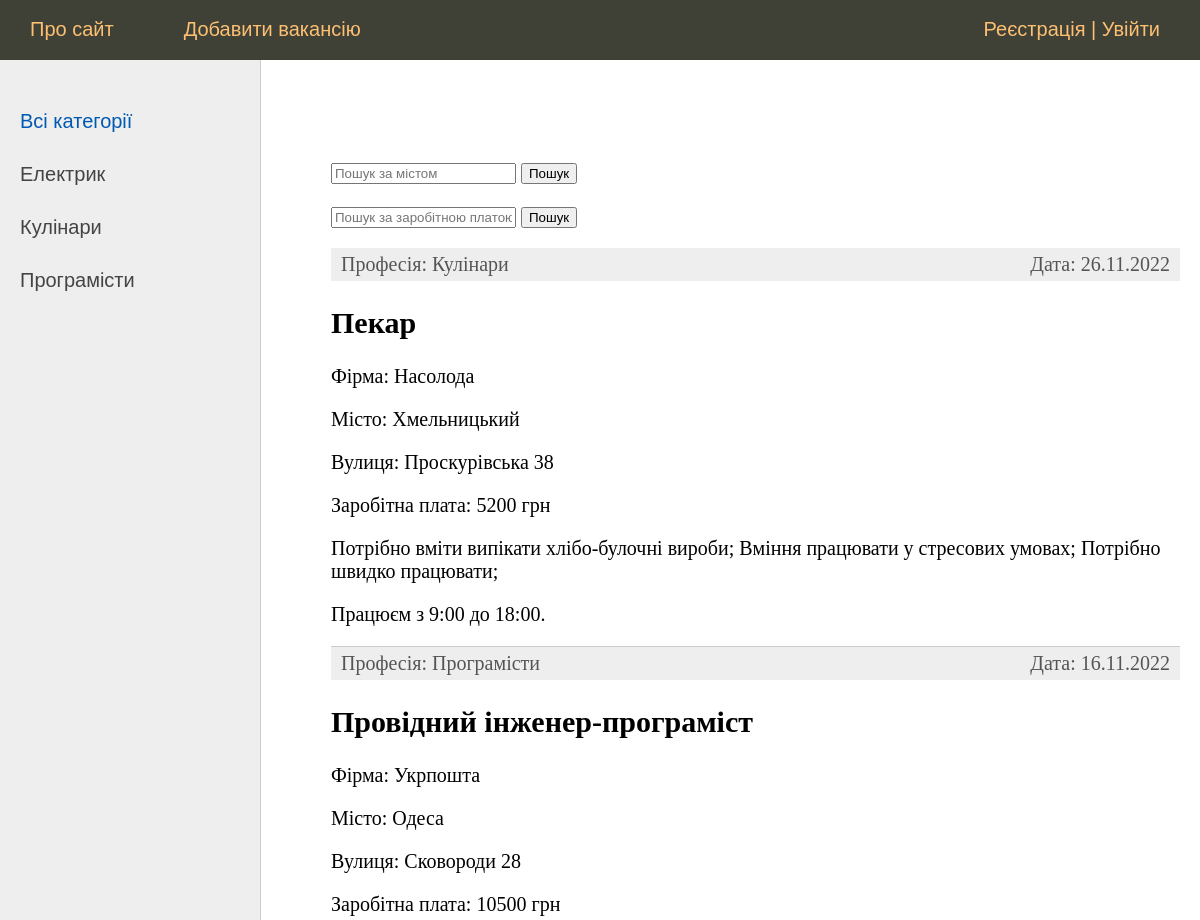
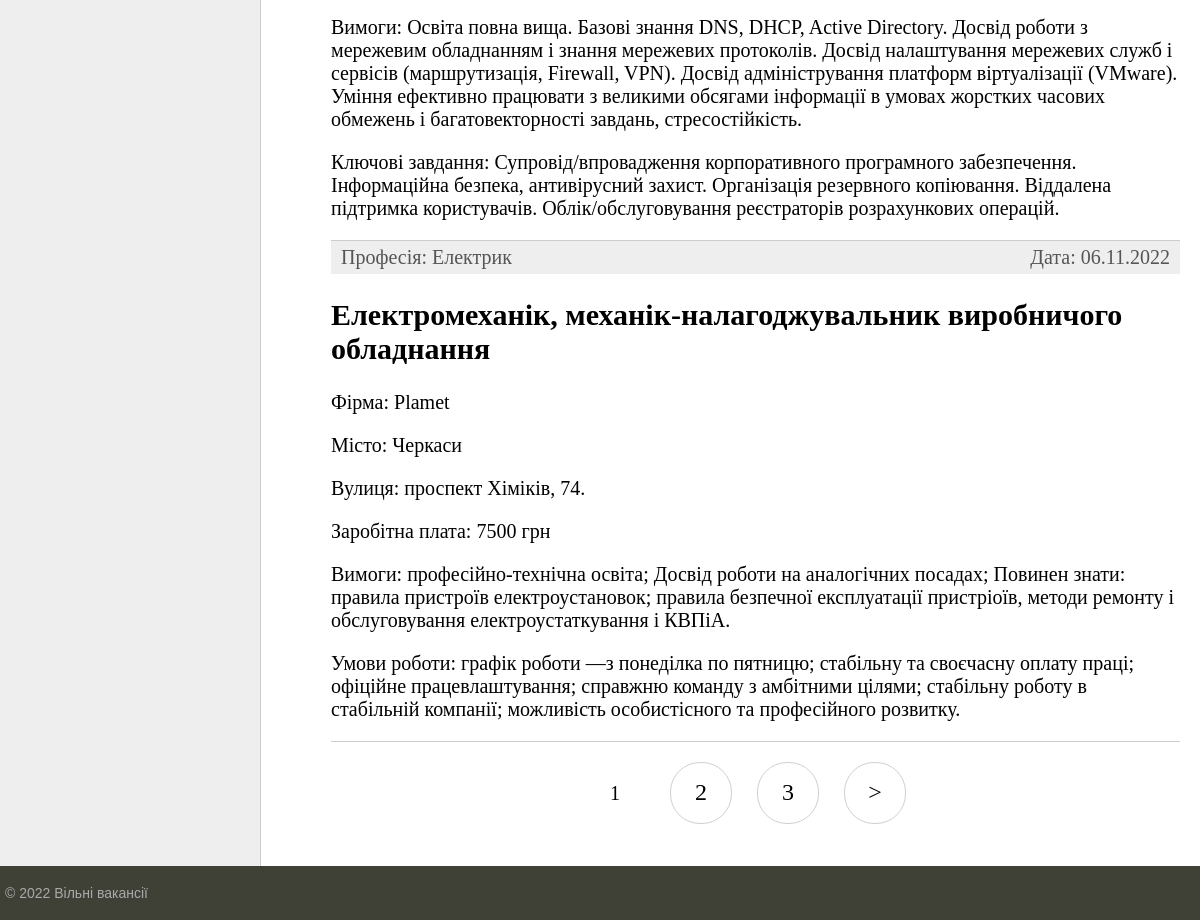
The page / on the database its author committed (2 pictures, top to bottom).
### vacancies/models.py (models this page shows, shortened)
class Profession(models.Model):
    name = models.CharField(max_length=100, db_index=True, verbose_name='Професія')
    def __str__(self):
        return self.name
    def get_absolute_url(self):
        return  reverse('profession', kwargs={'pr_id': self.pk})
    class Meta:
        verbose_name = 'Професія'
        verbose_name_plural ='Професія'
        ordering = ['id']

class Vacancies(models.Model):
    posada = models.CharField(max_length=255, verbose_name="Посада")
    firma = models.CharField(max_length=255, verbose_name="Фірма")
    city = models.CharField(max_length=255, null=True, verbose_name="Місто")
    street = models.CharField(max_length=255, null=True, verbose_name="Вулиця")
    salary = models.IntegerField(verbose_name="Заробітна плата", null=True)
    vumogu = models.TextField(blank=True, verbose_name="Вимоги")
    responsibilities = models.TextField(blank=True, verbose_name="Умови праці")
    time_create = models.DateTimeField(auto_now_add=True, verbose_name="Дата опублікування")
    pr = models.ForeignKey('Profession', on_delete=models.PROTECT,  verbose_name="Професії")
    class Meta:
        verbose_name = 'Вільні вакансії'
        verbose_name_plural = 'Вільні вакансії'
        ordering = ['-time_create']

### vacancies/views.py (the view)
# urls.py: path('', VacanciesHome.as_view(), name='home'),
class VacanciesHome(DataMixin,ListView):
    paginate_by = 3
    model = Vacancies
    template_name = 'vacancies/index.html'
    context_object_name = 'posts'
    def get_context_data(self, *, object_list=None, **kwargs):
        context = super().get_context_data(**kwargs)
        c_def = self.get_user_context(title="Головна сторінка")
        user_menu = menu.copy()
        if not self.request.user.is_authenticated:
            user_menu.pop(2)
        context['menu'] = user_menu
        if not self.request.user.is_superuser:
            user_menu.pop(1)
        context['menu'] = user_menu
        return dict(list(context.items()) + list(c_def.items()))

### vacancies/templatetags/vacancies_tag.py (called while the page is built)
@register.inclusion_tag('vacancies/list_categories.html')
def show_profession(sort:None, cat_selected=0):
    if not sort:
        cats = Profession.objects.all()
    else:
        cats = Profession.objects.order_by(sort)
    return {"cats": cats, "cat_selected": cat_selected}

### vacancies/utils.py (called while the page is built)
    def get_user_context(self, **kwargs):
        context = kwargs
        cats = Profession.objects.all()
        user_menu = menu.copy()
        if not self.request.user.is_authenticated:
            user_menu.pop(2)
        context['menu'] = user_menu
        context['cats'] = cats
        if 'cat_selected' not in context:
            context['cat_selected'] = 0
        return context

### vacancies/templates/vacancies/index.html (shortened to what this page needs)
{% extends 'vacancies/base.html' %}
{% block vumogu %}
<ul class="list-articles">
		<form class="form-inline my-2 my-lg-0" action="{% url 'search' %}" method="get">
	<input class="form-control mr-sm-2" type="search" placeholder="Пошук за містом" aria-label="Пошук", name="search">
	<button class="btn btn-online-succes my -2 my -sm -0" type="submit">Пошук</button>
</form>
	<form class="form-inline my-2 my-lg-0" action="{% url 'sear' %}" method="get">
		<input class="form-control mr-sm-2" type="sear" placeholder="Пошук за заробітною платою" aria-label="Пошук", name="sear">
		<button class="btn btn-online-succes my -2 my -sm -0" type="submit">Пошук</button>
	</form>
	{% for p in posts %}
	<li><div class="article-panel">
		<p class="first">Професія: {{p.pr}}</p>
		<p class="last">Дата: {{p.time_create|date:"d.m.Y"}}</p>
	</div>
			<h2>{{p.posada}}</h2>
	{% autoescape on %}
		<p> Фірма: {{p.firma}} </p>
		<p>	Місто: {{p.city}} </p>
		<p> Вулиця:	{{p.street}} </p>
		<p> Заробітна плата: {{p.salary}} грн </p>
		<p>	{{p.vumogu}} </p>
		<p>	{{p.responsibilities}} </p>
	{% endautoescape %}
			</li>
	{% endfor %}
</ul>
{% endblock %}

### vacancies/templates/vacancies/base.html (shortened to what this page needs)
{% load static %}
{% load vacancies_tag %}
<!DOCTYPE html>
<html lang="en">
<head>
<link type="text/css" href="{% static 'vacancies/css/styles.css' %}" rel="stylesheet" />
</head>
<body>
<table class="table-page" border=0 cellpadding="0" cellspacing="0">
<tr><td valign=top>
{% block mainmenu %}
		<div class="header">
			<ul id="mainmenu" class="mainmenu">
{% for m in menu %}
				<li><a href="{% url m.url_name %}">{{m.title}}</a></li>
{% endfor %}
				{% if request.user.is_authenticated %}
				<li class="last"> {{user.username}} | <a href="{% url 'logout' %}">Вийти</a></li>
				{% else %}
				<li class="last"> <a href="{% url 'register' %}">Реєстрація</a> | <a href="{% url 'login' %}">Увійти</a></li>
				{% endif %}
			</ul>
		</div>
{% endblock mainmenu %}
<table class="table-content" border=0 cellpadding="0" cellspacing="0">
<tr>
	<td valign="top" class="left-chapters">
	<ul id="leftchapters">
		{% if cat_selected == 0 %}
		<li class="selected">Всі категорії</li>
		{% else %}
		<li><a href="{% url 'home' %}">Всі категорії</a></li>
		{% endif %}
{% show_profession 'name' pr_selected %}
	</ul>
</td>
<td valign="top" class="content">
	<div class="content-text">
{% block vumogu %}
{% endblock %}
{% if page_obj.has_other_pages %}
<nav class="list-pages">
    <ul>
        {% for p in paginator.page_range %}
		{% if page_obj.number == p %}
        <li class="page-num page-num-selected">{{ p }}</li>
		{% elif p >= page_obj.number|add:-2 and p <= page_obj.number|add:2  %}
        <li class="page-num">
            <a href="?page={{ p }}">{{ p }}</a>
        </li>
		{% endif %}
        {% endfor %}
{% if page_obj.has_next %}
<li class="page-num">
	<a href="?page={{ page_obj.next_page_number }}">&gt;</a>
</li>
{% endif %}
    </ul>
</nav>
{% endif %}
	</div>
</td></tr></table>
</td></tr>
<tr><td valign=top>
	<div id="footer">
		<p>&copy; 2022 Вільні вакансії</p>
	</div>
</td></tr></table>
</body>
</html>

### vacancies/templates/vacancies/list_categories.html
	{% for pr in cats %}
		{% if pr.pk == cat_selected %}
		<li class="selected">{{pr.name}}</li>
		{% else %}
		<li><a href="{{ pr.get_absolute_url }}">{{pr.name}}</a> </li>
		{% endif %}
		{% endfor %}

### vacancies/static/vacancies/css/styles.css (style rules this page uses)
html, body { font-family: 'Arial'; margin: 0; padding: 0; height: 100%; width: 100%; color: #444; }
a { color: #0059b2; text-decoration: none; }
div.article-panel { background: #eee; padding: 5px 10px 5px 10px; box-sizing: border-box; overflow: hidden; color: #555; }
div.article-panel p.first { margin: 0; float: left; }
div.article-panel p.last { margin: 0; float: right; }
ul.list-articles { list-style: none; margin: 0; padding: 0; }
ul.list-articles li { border-bottom: 1px solid #ccc; }
.table-page { width: 100%; height: 100%; vertical-align: top; }
.table-page tr { height: 100%; }
.header { background: #3F4137; height: 60px; }
ul.mainmenu { list-style: none; margin: 0; padding: 0; height: 60px; color: #fdc073; font-size: 20px; overflow: hidden; }
ul.mainmenu li { float: left; margin: 18px 40px 0 30px; }
ul.mainmenu li.last { float: right; }
ul.mainmenu li a { color: #fdc073; text-decoration: none; }
.table-content { width: 100%; min-height: 100%; height: 100%; }
.left-chapters { margin: 0; background: #eee; border-right: 1px solid #ccc; min-height: 100%; }
.left-chapters ul { width: 230px; min-height: 100%; margin: 0; padding: 20px 10px 10px 20px; list-style: none; font-size: 20px; }
.left-chapters ul li { margin: 30px 0 0 0; color: #999; }
.left-chapters ul li.selected { color: #0059b2; }
.left-chapters ul li a { color: #444; text-decoration: none; }
.content { padding: 40px 20px 20px 40px; width: 100%; box-sizing: border-box; }
.content-text { margin: 60px 0 0 30px; color: #000; font-size: 20px; font-family: Yandex Sans Display Light; }
#footer { box-sizing: border-box; background: #3F4137; padding: 5px; color: #aaa; font-size: 14px; font-family: Verdana, Geneva, Arial, Helvetica; text-align: left; overflow: hidden; }
.list-pages { text-align: center; margin: 0 0 20px 0; }
.list-pages ul { margin: 20px 0 0 0; padding: 0; list-style: none; }
.list-pages ul li { display: inline-block; margin: 0 20px 0 0; }
.list-pages a { color: #000; font-size: 24px; text-decoration: none; }
.list-pages .page-num, .page-num-selected { display: inline-block; width: 60px; height: 44px; padding: 16px 0 0 0; border: 1px solid #d0d0d0; border-radius: 30px; }
.list-pages .page-num-selected { border: none; color: #000; font-size: 20px; }

### rows shown on the page
Profession: name "Електрик"
Profession: name "Кулінари"
Profession: name "Програмісти"
Vacancies: pr "Кулінари", time_create "26.11.2022", posada "Пекар", firma "Насолода", city "Хмельницький", street "Проскурівська 38", salary "5200", vumogu "Потрібно вміти випікати хлібо-булочні вироби; Вміння працювати у стресових умовах; Потрібно швидко працювати;", responsibilities "Працюєм з 9:00 до 18:00."
Vacancies: pr "Програмісти", time_create "16.11.2022", posada "Провідний інженер-програміст", firma "Укрпошта", city "Одеса", street "Сковороди 28", salary "10500", vumogu "Вимоги: Освіта повна вища. Базові знання DNS, DHCP, Active Directory. Досвід роботи з мережевим обладнанням і знання мережевих протоколів. Досвід налаштування мережевих служб і сервісів (маршрутизація, Firewall, VPN). Досвід адміністрування платформ віртуалізації (VMware). Уміння ефективно працювати з великими обсягами інформації в умовах жорстких часових обмежень і багатовекторності завдань, стресостійкість.", responsibilities "Ключові завдання: Супровід/впровадження корпоративного програмного забезпечення. Інформаційна безпека, антивірусний захист. Організація резервного копіювання. Віддалена підтримка користувачів. Облік/обслуговування реєстраторів розрахункових операцій."
Vacancies: pr "Електрик", time_create "06.11.2022", posada "Електромеханік, механік-налагоджувальник виробничого обладнання", firma "Plamet", city "Черкаси", street "проспект Хіміків, 74.", salary "7500", vumogu "Вимоги: професійно-технічна освіта; Досвід роботи на аналогічних посадах; Повинен знати: правила пристроїв електроустановок; правила безпечної експлуатації пристріоїв, методи ремонту і обслуговування електроустаткування і КВПіА.", responsibilities "Умови роботи: графік роботи —з понеділка по пятницю; стабільну та своєчасну оплату праці; офіційне працевлаштування; справжню команду з амбітними цілями; стабільну роботу в стабільній компанії; можливість особистісного та професійного розвитку."

### other values the page prints
{{ m.title }} "Про сайт" "Добавити вакансію"
{{ p }} "1"
{{ p }} "2" "3"
